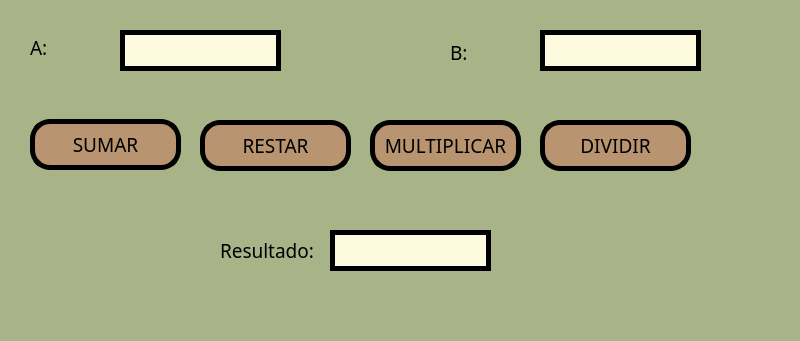
<?xml version="1.0" encoding="UTF-8"?>
<ui version="4.0">
 <class>MainWindow</class>
 <widget class="QMainWindow" name="MainWindow">
  <property name="geometry">
   <rect>
    <x>0</x>
    <y>0</y>
    <width>800</width>
    <height>341</height>
   </rect>
  </property>
  <property name="windowTitle">
   <string>MainWindow</string>
  </property>
  <property name="styleSheet">
   <string notr="true">background-color: rgb(169, 179, 136);</string>
  </property>
  <widget class="QWidget" name="centralwidget">
   <widget class="QLabel" name="lbl_b">
    <property name="geometry">
     <rect>
      <x>450</x>
      <y>44</y>
      <width>55</width>
      <height>16</height>
     </rect>
    </property>
    <property name="font">
     <font>
      <family>Impact</family>
      <pointsize>14</pointsize>
     </font>
    </property>
    <property name="text">
     <string>B:</string>
    </property>
   </widget>
   <widget class="QLabel" name="lbl_a">
    <property name="geometry">
     <rect>
      <x>30</x>
      <y>39</y>
      <width>55</width>
      <height>16</height>
     </rect>
    </property>
    <property name="font">
     <font>
      <family>Impact</family>
      <pointsize>14</pointsize>
     </font>
    </property>
    <property name="styleSheet">
     <string notr="true"/>
    </property>
    <property name="text">
     <string>A:</string>
    </property>
   </widget>
   <widget class="QPushButton" name="btn_sumar">
    <property name="geometry">
     <rect>
      <x>30</x>
      <y>119</y>
      <width>151</width>
      <height>51</height>
     </rect>
    </property>
    <property name="font">
     <font>
      <family>Impact</family>
      <pointsize>14</pointsize>
     </font>
    </property>
    <property name="styleSheet">
     <string notr="true">background-color: rgb(185, 148, 112);
border: 5px solid black;
border-radius: 20px;
color: rgb(0, 0, 0);</string>
    </property>
    <property name="text">
     <string>SUMAR</string>
    </property>
   </widget>
   <widget class="QLineEdit" name="txt_resultado">
    <property name="geometry">
     <rect>
      <x>330</x>
      <y>230</y>
      <width>161</width>
      <height>41</height>
     </rect>
    </property>
    <property name="font">
     <font>
      <family>Impact</family>
      <pointsize>12</pointsize>
      <weight>50</weight>
      <bold>false</bold>
     </font>
    </property>
    <property name="styleSheet">
     <string notr="true">background-color: rgb(254, 250, 224);
border: 5px solid black;
</string>
    </property>
   </widget>
   <widget class="QLabel" name="lbl_suma">
    <property name="geometry">
     <rect>
      <x>220</x>
      <y>240</y>
      <width>101</width>
      <height>20</height>
     </rect>
    </property>
    <property name="font">
     <font>
      <family>Impact</family>
      <pointsize>14</pointsize>
     </font>
    </property>
    <property name="text">
     <string>Resultado:</string>
    </property>
   </widget>
   <widget class="QLineEdit" name="txt_a">
    <property name="geometry">
     <rect>
      <x>120</x>
      <y>30</y>
      <width>161</width>
      <height>41</height>
     </rect>
    </property>
    <property name="font">
     <font>
      <family>Impact</family>
      <pointsize>12</pointsize>
      <weight>50</weight>
      <bold>false</bold>
     </font>
    </property>
    <property name="styleSheet">
     <string notr="true">background-color: rgb(254, 250, 224);
border: 5px solid black;</string>
    </property>
    <property name="text">
     <string/>
    </property>
   </widget>
   <widget class="QLineEdit" name="txt_b">
    <property name="geometry">
     <rect>
      <x>540</x>
      <y>30</y>
      <width>161</width>
      <height>41</height>
     </rect>
    </property>
    <property name="font">
     <font>
      <family>Impact</family>
      <pointsize>12</pointsize>
      <weight>50</weight>
      <bold>false</bold>
     </font>
    </property>
    <property name="styleSheet">
     <string notr="true">background-color: rgb(254, 250, 224);
border: 5px solid black;
</string>
    </property>
   </widget>
   <widget class="QPushButton" name="btn_restar">
    <property name="geometry">
     <rect>
      <x>200</x>
      <y>120</y>
      <width>151</width>
      <height>51</height>
     </rect>
    </property>
    <property name="font">
     <font>
      <family>Impact</family>
      <pointsize>14</pointsize>
     </font>
    </property>
    <property name="styleSheet">
     <string notr="true">background-color: rgb(185, 148, 112);
border: 5px solid black;
border-radius: 20px;
color: rgb(0, 0, 0);</string>
    </property>
    <property name="text">
     <string>RESTAR</string>
    </property>
   </widget>
   <widget class="QPushButton" name="btn_multiplicar">
    <property name="geometry">
     <rect>
      <x>370</x>
      <y>120</y>
      <width>151</width>
      <height>51</height>
     </rect>
    </property>
    <property name="font">
     <font>
      <family>Impact</family>
      <pointsize>14</pointsize>
     </font>
    </property>
    <property name="styleSheet">
     <string notr="true">background-color: rgb(185, 148, 112);
border: 5px solid black;
border-radius: 20px;
color: rgb(0, 0, 0);</string>
    </property>
    <property name="text">
     <string>MULTIPLICAR</string>
    </property>
   </widget>
   <widget class="QPushButton" name="btn_dividir">
    <property name="geometry">
     <rect>
      <x>540</x>
      <y>120</y>
      <width>151</width>
      <height>51</height>
     </rect>
    </property>
    <property name="font">
     <font>
      <family>Impact</family>
      <pointsize>14</pointsize>
     </font>
    </property>
    <property name="styleSheet">
     <string notr="true">background-color: rgb(185, 148, 112);
border: 5px solid black;
border-radius: 20px;
color: rgb(0, 0, 0);</string>
    </property>
    <property name="text">
     <string>DIVIDIR</string>
    </property>
   </widget>
  </widget>
  <widget class="QMenuBar" name="menubar">
   <property name="geometry">
    <rect>
     <x>0</x>
     <y>0</y>
     <width>800</width>
     <height>26</height>
    </rect>
   </property>
  </widget>
  <widget class="QStatusBar" name="statusbar"/>
 </widget>
 <resources/>
 <connections/>
</ui>
